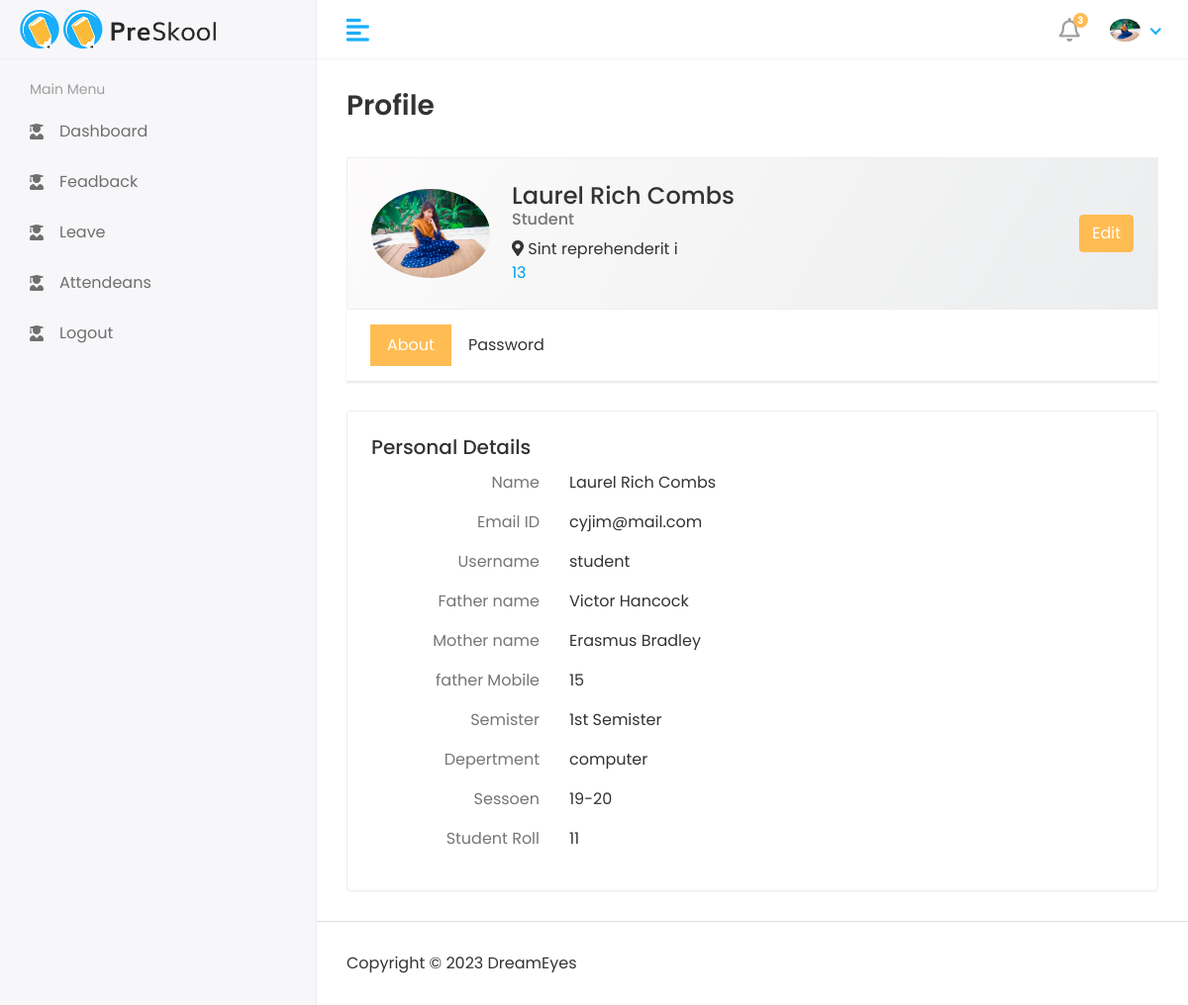
Page /profile/ (signed in) on the committed database.
### account/models.py (models this page shows)
class CoustomUser(AbstractUser):
    USER = (
        ('1','hod'),
        ('2','staff'),
        ('3','student'),
    )
    user_type =models.CharField(choices=USER,max_length=20)
    profile_pic = models.ImageField(upload_to='profile_pic/',default='1.jpeg')

class semister(models.Model):
    name = models.CharField(max_length=30)
    def __str__(self) -> str:
        return self.name

class deparment(models.Model):
    name = models.CharField(max_length=30)
    def __str__(self) -> str:
        return self.name

class sesson(models.Model):
    name = models.CharField(max_length=30)
    def __str__(self) -> str:
        return self.name

### student/models.py (models this page shows, shortened)
class student(models.Model):
    admin = models.OneToOneField(CoustomUser,on_delete = models.CASCADE)
    phone = models.IntegerField()
    roll = models.IntegerField()
    father_name = models.CharField(max_length=35)
    father_num = models.IntegerField()
    mother_name = models.CharField(max_length=35)
    Address = models.TextField(max_length=60)
    Deparment = models.ForeignKey(deparment,on_delete=models.CASCADE)
    sess = models.ForeignKey(sesson,on_delete=models.CASCADE)
    Semister = models.ForeignKey(semister,on_delete=models.CASCADE)

### account/views.py (the view)
# urls.py: path('profile/',profile,name='profile'),
@login_required(login_url='login')
def profile(request):
    user = request.user
    try:
        if user.user_type == '3':
            detel = student.objects.get(admin=user)
        else:
            pass
    except Exception as e:
        return redirect('error')
    return render(request,'profile.html',locals())

### templates/profile.html (shortened to what this page needs)
{% extends "base.html"%}
{% block content %}
<div class="content container-fluid">
   <div class="page-header">
      <div class="row">
         <div class="col">
            <h3 class="page-title">Profile</h3>
         </div>
      </div>
   </div>
   <div class="row">
      <div class="col-md-12">
         <div class="profile-header">
            <div class="row align-items-center">
               <div class="col-auto profile-image">
                  <a href="{{user.profile_pic.url}}">
                     <img class="rounded-circle" alt="User Image" src="{{user.profile_pic.url}}">
                  </a>
               </div>
               <div class="col ml-md-n2 profile-user-info">
                  <h4 class="user-name mb-0">{{user.first_name}} {{user.last_name}}</h4>
                  {% if user.user_type == '1' %}
                  <h6 class="text-muted">Head of Depertment</h6>
                   {% elif user.user_type == '2' %}
                   <h6 class="text-muted">Staff</h6>
                   <div class="user-Location"><i class="fas fa-map-marker-alt"></i> {{detel.Address}}</div>
                  <div class="about-text"><a href="tel:+{{detel.phone}}">{{detel.phone}}</a></div>
                   {% elif user.user_type == '3' %}
                   <h6 class="text-muted">Student</h6>
                  <div class="user-Location"><i class="fas fa-map-marker-alt"></i> {{detel.Address}}</div>
                  <div class="about-text"><a href="tel:+{{detel.phone}}">{{detel.phone}}</a></div>
                  {% endif %}
               </div>
               <div class="col-auto profile-btn">
                  <a href="{% url 'update_profile' %}" class="btn btn-primary">
                     Edit
                  </a>
               </div>
            </div>
         </div>
         <div class="profile-menu">
            <ul class="nav nav-tabs nav-tabs-solid">
               <li class="nav-item">
                  <a class="nav-link active" data-toggle="tab" href="#per_details_tab">About</a>
               </li>
               <li class="nav-item">
                  <a class="nav-link" data-toggle="tab" href="#password_tab">Password</a>
               </li>
            </ul>
         </div>
         <div class="tab-content profile-tab-cont">
            <div class="tab-pane fade show active" id="per_details_tab">
               <div class="row">
                  <div class="col-lg-12">
                     <div class="card">
                        <div class="card-body">
                           <h5 class="card-title d-flex justify-content-between">
                              <span>Personal Details</span>
                           </h5>
                           <div class="row">
                              <p class="col-sm-3 text-muted text-sm-right mb-0 mb-sm-3">Name</p>
                              <p class="col-sm-9">{{user.first_name}} {{user.last_name}}</p>
                           </div>
                           <div class="row">
                              <p class="col-sm-3 text-muted text-sm-right mb-0 mb-sm-3">Email ID</p>
                              <p class="col-sm-9"><a>{{user.email}}</a>
                              </p>
                           </div>
                           <div class="row">
                              <p class="col-sm-3 text-muted text-sm-right mb-0 mb-sm-3">Username</p>
                              <p class="col-sm-9"><a>{{user.username}}</a>
                              </p>
                           </div>
                           {% if user.user_type == '3' %}
                           <div class="row">
                              <p class="col-sm-3 text-muted text-sm-right mb-0 mb-sm-3">Father name</p>
                              <p class="col-sm-9">{{detel.father_name}}</p>
                           </div>
                           <div class="row">
                              <p class="col-sm-3 text-muted text-sm-right mb-0 mb-sm-3">Mother name</p>
                              <p class="col-sm-9">{{detel.mother_name}}</p>
                           </div>
                           <div class="row">
                              <p class="col-sm-3 text-muted text-sm-right mb-0 mb-sm-3">father Mobile</p>
                              <p class="col-sm-9">{{detel.father_num}}</p>
                           </div>
                           <div class="row">
                              <p class="col-sm-3 text-muted text-sm-right mb-0 mb-sm-3">Semister</p>
                              <p class="col-sm-9">{{detel.Semister}}</p>
                           </div>
                           <div class="row">
                              <p class="col-sm-3 text-muted text-sm-right mb-0 mb-sm-3">Depertment</p>
                              <p class="col-sm-9">{{detel.Deparment}}</p>
                           </div>
                           <div class="row">
                              <p class="col-sm-3 text-muted text-sm-right mb-0 mb-sm-3">Sessoen</p>
                              <p class="col-sm-9">{{detel.sess}}</p>
                           </div>
                           <div class="row">
                              <p class="col-sm-3 text-muted text-sm-right mb-0 mb-sm-3">Student Roll</p>
                              <p class="col-sm-9">{{detel.roll}}</p>
                           </div>
                           {% endif %}
                        </div>
                     </div>
                  </div>
               </div>
            </div>
         </div>
      </div>
   </div>
</div>
{% endblock %}

### templates/includes/header.html (shortened to what this page needs)
{% load static %}
<div class="header">
    <div class="header-left">
       <a href="{% url 'home' %}" class="logo">
         <img src="{% static 'assets/img/logo-small.png' %}" alt="Logo">
       <img src="{% static 'assets/img/logo.png' %}" alt="Logo">
       </a>
    </div>
    <a href="javascript:void(0);" id="toggle_btn">
    <i class="fas fa-align-left"></i>
    </a>
    <ul class="nav user-menu">
       <li class="nav-item dropdown noti-dropdown">
          <a href="#" class="dropdown-toggle nav-link" data-toggle="dropdown">
          <i class="far fa-bell"></i> <span class="badge badge-pill">3</span>
          </a>
       </li>
       <li class="nav-item dropdown has-arrow">
          <a href="#" class="dropdown-toggle nav-link" data-toggle="dropdown">
            {% if user.profile_pic %}
          <span class="user-img"><img class="rounded-circle" src="{{user.profile_pic.url}}" width="31" alt="Ryan Taylor"></span>
          {% endif %}
          </a>
       </li>
    </ul>
 </div>

### static/assets/css/style.css (style rules this page uses)
html { height: 100%; }
body { background-color: #fff; color: #333; font-family: 'Poppins', sans-serif; font-size: 1rem; height: 100%; line-height: 1.5; overflow-x: hidden; }
h1, h2, h3, h4, h5, h6 { font-family: 'Poppins', sans-serif; margin-top: 0; }
a { color: #009ce7; }
input, button, a { transition: all 0.4s ease; -moz-transition: all 0.4s ease; -o-transition: all 0.4s ease; -ms-transition: all 0.4s ease; -webkit-transition: all 0.4s ease; }
ul, ol { padding: 0px; list-style: none; }
.text-muted { color: #757575 !important; }
.btn-primary { background-color: #FFBC53; border: 1px solid #FFBC53; }
.card { border: 1px solid #ececf5; box-shadow: 0 1px 3px 0 rgba(0, 0, 0, 0.03); margin-bottom: 1.875rem; }
.card-body { padding: 1.5rem; }
.nav-tabs { border-bottom: 1px solid #e6e6e6; }
.nav-tabs > li > a { margin-right: 0; color: #888; border-radius: 0; }
.nav-tabs.nav-tabs-solid > li > a { color: #333; }
.tab-content { padding-top: 20px; }
.nav-tabs .nav-link { border-radius: 0; }
.nav-tabs.nav-tabs-solid > li > a.active, .nav-tabs.nav-tabs-solid > li > a.active:hover, .nav-tabs.nav-tabs-solid > li > a.active:focus { background-color: #FFBC53; border-color: #FFBC53; color: #fff; }
.nav-tabs.nav-tabs-solid { background-color: #fafafa; border: 0; }
.nav-tabs.nav-tabs-solid > li { margin-bottom: 0; }
.nav-tabs.nav-tabs-solid > li > a { border-color: transparent; }
.header { background-color: #fff; border-bottom: 1px solid #f3f3f4; left: 0; position: fixed; right: 0; top: 0; z-index: 1001; height: 60px; }
.header .header-left { float: left; height: 60px; padding: 0 20px; position: relative; width: 320px; z-index: 1; transition: all 0.2s ease-in-out; background-color: #f7f7fa; border-bottom: 1px solid #efefef; border-right: 1px solid #ececf5; display: flex; align-items: center; }
.header .header-left .logo { display: inline-block; line-height: 60px; }
.header .header-left .logo img { max-height: 40px; width: auto; }
.header .dropdown-toggle:after { display: none; }
.header .has-arrow .dropdown-toggle:after { border-top: 0; border-left: 0; border-bottom: 2px solid #18aefa; border-right: 2px solid #18aefa; content: ''; height: 8px; display: inline-block; pointer-events: none; -webkit-transform-origin: 66% 66%; -ms-transform-origin: 66% 66%; transform-origin: 66% 66%; -webkit-transform: rotate(45deg); -ms-transform: rotate(45deg); transform: rotate(45deg); -webkit-transition: all 0.15s ease-in-out; transition: all 0.15s ease-in-out; width: 8px; vertical-align: 0px; }
.user-menu { float: right; margin: 0; position: relative; z-index: 99; padding-right: 15px; }
.user-menu.nav > li > a { color: #a0a0a0; font-size: 14px; line-height: 58px; padding: 0 15px; height: 60px; }
.user-img { margin-right: 3px; position: relative; }
.page-wrapper > .content { padding: 1.875rem 1.875rem 0; }
.page-header { margin-bottom: 1.875rem; }
.page-title { font-size: 28px; font-weight: 600; color: #333; margin-bottom: 5px; }
.user-menu.nav > li > a .badge { background-color: #FFBC53; display: block; font-size: 10px; font-weight: bold; height: 15px; width: 15px; position: absolute; right: 7px; top: 13px; color: #fff; padding: 3px; }
.user-menu.nav > li > a > i { font-size: 1.5rem; line-height: 60px; }
.profile-header { background: linear-gradient(120deg, #fdfbfb 0%, #ebedee 100%); border: 1px solid #efefef; padding: 1.5rem; }
.profile-menu { background-color: #fff; box-shadow: 0 2px 2px rgba(0, 0, 0, 0.1); padding: 0.9375rem 1.5rem; }
.profile-menu .nav-tabs.nav-tabs-solid { background-color: transparent; }
.profile-header img { height: auto; max-width: 120px; width: 120px; }
.profile-tab-cont { padding-top: 1.875rem; }
.about-text { max-width: 500px; }
@media (min-width: 992px) { #toggle_btn { align-items: center; color: #18aefa; display: inline-flex; float: left; font-size: 26px; height: 60px; justify-content: center; margin-left: 15px; padding: 0 15px; } }

### rows in the picture
CoustomUser: profile_pic (picture), first_name "Laurel Rich", last_name "Combs", email "cyjim@mail.com", username "student"
student: Address "Sint reprehenderit i", phone "13", father_name "Victor Hancock", mother_name "Erasmus Bradley", father_num "15", Semister "1st Semister", Deparment "computer", sess "19-20", roll "11"
